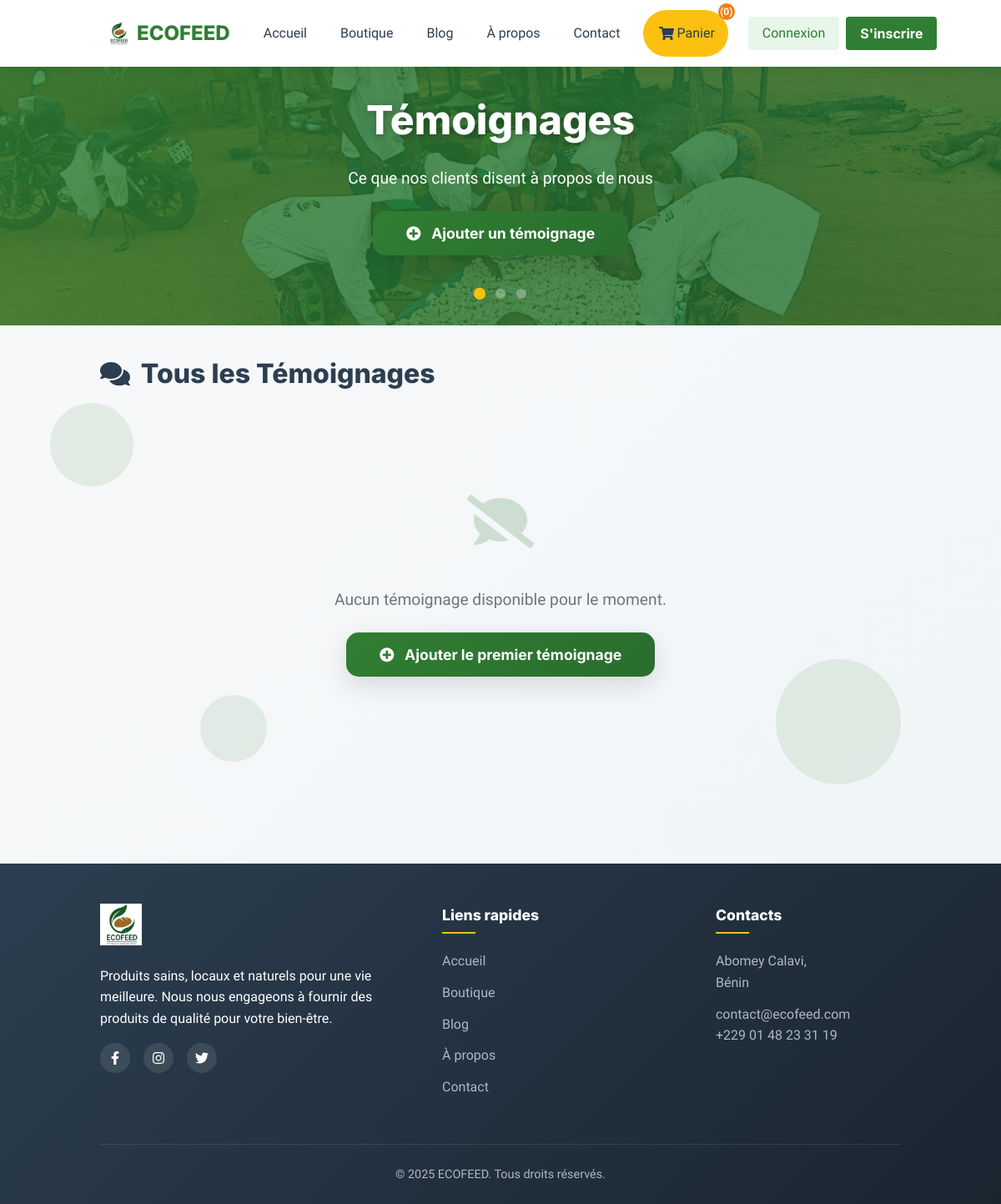
Before: /testimonials/ with the older database file.
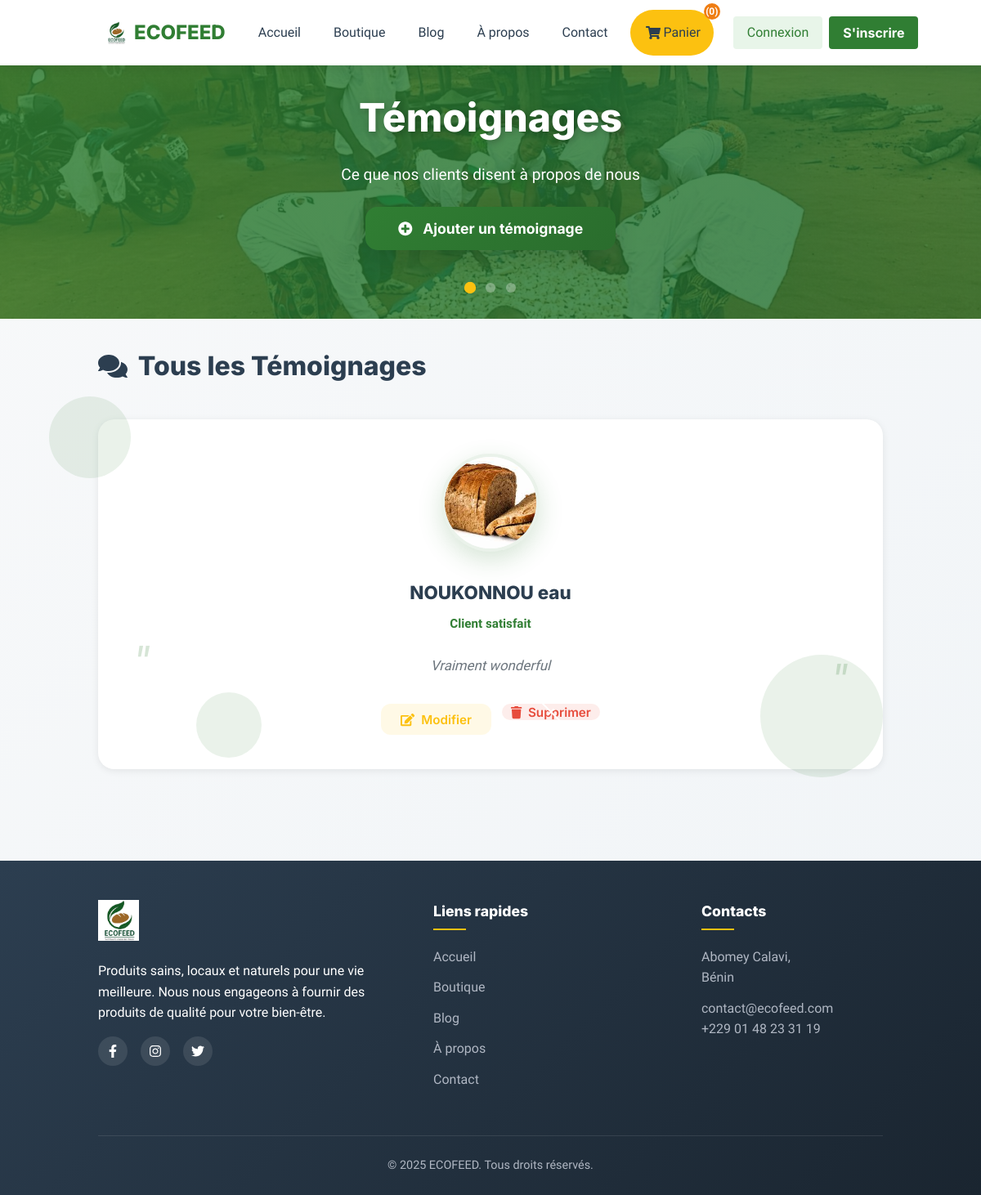
After: the same page with the newer database file.
### products/models.py (models this page shows, shortened)
class Testimonial(models.Model):
    name = models.CharField(max_length=100)
    content = models.TextField()
    photo = models.ImageField(upload_to='testimonials/', blank=True, null=True)
    date = models.DateField(default=timezone.now)

### products/views.py (the view)
# urls.py: path('testimonials/',views.testimonials,name="testimonials"),
def testimonials(request):
    return render(request, "products/testimonials.html", {
        "testimonials": Testimonial.objects.all(),
    })

### products/templates/products/testimonials.html (shortened to what this page needs)
{% extends 'base.html' %}
{% block content %}
<section class="hero-section">
  <div class="hero-background">
    <div class="hero-image hero-image-1 active"></div>
  </div>
  <div class="hero-content">
    <h1>Témoignages</h1>
    <p>Ce que nos clients disent à propos de nous</p>
    <button class="add-btn js-modal-trigger" data-target="createModal">
      <i class="fas fa-plus-circle"></i>
      Ajouter un témoignage
    </button>
  </div>
  <div class="hero-dots">
    <span class="hero-dot active" data-slide="0"></span>
    <span class="hero-dot" data-slide="1"></span>
    <span class="hero-dot" data-slide="2"></span>
  </div>
</section>
<section class="testimonial-content">
  <div class="floating-elements">
    <div class="floating-element"></div>
    <div class="floating-element"></div>
    <div class="floating-element"></div>
  </div>
  <div class="container">
    <h2 class="section-title">
      <i class="fas fa-comments"></i>
      Tous les Témoignages
    </h2>
    <div class="testimonials-grid">
      {% for testimonial in testimonials %}
      <div class="testimonial-card">
        {% if testimonial.photo %}
          <img class="testimonial-avatar" src="{{ testimonial.photo.url }}" alt="{{ testimonial.name }}">
        {% else %}
          <img class="testimonial-avatar" src="https://images.unsplash.com/photo-1494790108755-2616b612b786?ixlib=rb-4.0.3&auto=format&fit=crop&w=256&q=80" alt="Photo par défaut">
        {% endif %}
        <h3 class="testimonial-name">{{ testimonial.name }}</h3>
        <span class="testimonial-role">Client satisfait</span>
        <p class="testimonial-content-text">
          {{ testimonial.content }}
        </p>
        <div class="action-buttons">
          <button
            class="action-btn edit js-modal-trigger-edit"
            data-target="editModal"
            data-id="{{ testimonial.id }}"
            data-name="{{ testimonial.name|escapejs }}"
            data-content="{{ testimonial.content|escapejs }}"
            data-photo="{% if testimonial.photo %}{{ testimonial.photo.url }}{% endif %}"
          >
            <i class="fas fa-edit"></i>
            Modifier
          </button>
          <button
            class="action-btn delete js-modal-trigger-delete"
            data-target="deleteModal"
            data-id="{{ testimonial.id }}"
          >
            <i class="fas fa-trash"></i>
            Supprimer
          </button>
        </div>
      </div>
      {% empty %}
      <div class="empty-state">
        <div class="empty-icon">
          <i class="fas fa-comment-slash"></i>
        </div>
        <p class="empty-text">Aucun témoignage disponible pour le moment.</p>
        <button class="add-btn js-modal-trigger" data-target="createModal">
          <i class="fas fa-plus-circle"></i>
          Ajouter le premier témoignage
        </button>
      </div>
      {% endfor %}
    </div>
  </div>
</section>
{% endblock %}

### templates/base.html (shortened to what this page needs)
{% load static %}
<!DOCTYPE html>
<html lang="fr">
<head>
  <link rel="stylesheet" href="https://cdn.jsdelivr.net/npm/bulma@0.9.4/css/bulma.min.css">
</head>
<body>
  <nav class="navbar navbar-modern is-fixed-top" role="navigation" aria-label="main navigation">
    <div class="container">
      <div class="navbar-brand">
        <a class="navbar-item logo" href="{% url 'home' %}">
          <img src="{{ MEDIA_URL }}PROFIL_IMG/LOGO_V2.jpeg" alt="ECOFEED Logo">
          <span class="ml-2 font-inter">ECOFEED</span>
        </a>
      </div>
      <div id="mainNavbar" class="navbar-menu">
        <div class="navbar-start">
          <a class="navbar-item {% if request.resolver_match.url_name == 'home' %}is-active{% endif %}" href="{% url 'home' %}">
            Accueil
          </a>
          <a class="navbar-item {% if request.resolver_match.url_name == 'products' %}is-active{% endif %}" href="{% url 'products' %}">
            Boutique
          </a>
          <a class="navbar-item {% if request.resolver_match.url_name == 'blog' %}is-active{% endif %}" href="{% url 'blog' %}">
            Blog
          </a>
          <a class="navbar-item {% if request.resolver_match.url_name == 'about' %}is-active{% endif %}" href="{% url 'about' %}">
            À propos
          </a>
          <a class="navbar-item {% if request.resolver_match.url_name == 'contact' %}is-active{% endif %}" href="{% url 'contact' %}">
            Contact
          </a>
        </div>
        <div class="navbar-end">
          <a class="navbar-item cart-link" href="{% url 'cart' %}">
            <span class="icon">
              <i class="fas fa-shopping-cart"></i>
            </span>
            <span>Panier</span>
            <span class="cart-count">({{ request.session.cart|length|default:"0" }})</span>
          </a>
          {% if user.is_authenticated %}
            <div class="navbar-item has-dropdown is-hoverable">
                <span>{{ user.get_admin_display_name }}</span>
              </a>
              <div class="navbar-dropdown is-right">
                {% if user.is_admin %}
                  <div class="navbar-item admin-section">
                    <small class="has-text-weight-bold has-text-primary">ADMINISTRATION</small>
                  </div>
                  <a class="navbar-item" href="{% url 'admin_dashboard' %}">
                    <span class="icon">
                      <i class="fas fa-tachometer-alt"></i>
                    </span>
                    <span>Dashboard</span>
                  </a>
                  <hr class="navbar-divider">
                {% endif %}
                <div class="navbar-item user-section">
                  <small class="has-text-weight-bold">MON COMPTE</small>
                </div>
                <a class="navbar-item" href="{% url 'profile' %}">
                  <span class="icon">
                    <i class="fas fa-user"></i>
                  </span>
                  <span>Profil</span>
                </a>
                <a class="navbar-item" href="{% url 'payment_history' %}">
                  <span class="icon">
                    <i class="fas fa-history"></i>
                  </span>
                  <span>Historique</span>
                </a>
                {% if user.is_admin %}
                  <hr class="navbar-divider">
                  <div class="navbar-item">
                    <small class="has-text-weight-bold has-text-primary">ACTIONS RAPIDES</small>
                  </div>
                  {% for permission in user.admin_permissions %}
                    {% if permission == 'manage_products' %}
                      <a class="navbar-item" href="{% url 'products' %}">
                        <span class="icon">
                          <i class="fas fa-plus-circle has-text-success"></i>
                        </span>
                        <span>Ajouter produit</span>
                      </a>
                    {% elif permission == 'manage_orders' %}
                      <a class="navbar-item" href="#">
                        <span class="icon">
                          <i class="fas fa-shopping-cart has-text-info"></i>
                        </span>
                        <span>Voir commandes</span>
                      </a>
                    {% elif permission == 'manage_users' %}
                      <a class="navbar-item" href="#">
                        <span class="icon">
                          <i class="fas fa-users has-text-warning"></i>
                        </span>
                        <span>Gérer utilisateurs</span>
                      </a>
                    {% endif %}
                  {% endfor %}
                  {% if user.is_superadmin %}
                    <a class="navbar-item" href="{% url 'admin_register' %}">
                      <span class="icon">
                        <i class="fas fa-user-plus has-text-danger"></i>
                      </span>
                      <span>Nouvel admin</span>
                    </a>
                  {% endif %}
                {% endif %}
                <hr class="navbar-divider">
                <a class="navbar-item has-text-danger" href="{% url 'logout' %}">
                  <span class="icon">
                    <i class="fas fa-sign-out-alt"></i>
                  </span>
                  <span>Déconnexion</span>
                </a>
              </div>
            </div>
          {% else %}
            <div class="navbar-item">
              <div class="buttons">
                <a class="button is-light" href="{% url 'login' %}">
                  Connexion
                </a>
                <a class="button is-primary" href="{% url 'register' %}">
                  <strong>S'inscrire</strong>
                </a>
              </div>
            </div>
          {% endif %}
        </div>
      </div>
    </div>
  </nav>
  {% block content %}
  {% endblock content %}
  <footer class="footer footer-modern">
    <div class="container">
      <div class="columns is-multiline">
        <div class="column is-5">
          <div class="footer-logo">
            <img src="{{ MEDIA_URL }}PROFIL_IMG/LOGO_V2.jpeg" alt="ECOFEED Logo">
          </div>
          <p class="mb-4 font-quicksand">
            Produits sains, locaux et naturels pour une vie meilleure.
            Nous nous engageons à fournir des produits de qualité pour votre bien-être.
          </p>
          <div class="social-links">
            <a href="#" aria-label="Facebook">
              <i class="fab fa-facebook-f"></i>
            </a>
            <a href="#" aria-label="Instagram">
              <i class="fab fa-instagram"></i>
            </a>
            <a href="#" aria-label="Twitter">
              <i class="fab fa-twitter"></i>
            </a>
          </div>
        </div>
        <div class="column is-4">
          <h4 class="footer-title font-inter">Liens rapides</h4>
          <ul class="footer-links">
            <li><a href="{% url 'home' %}">Accueil</a></li>
            <li><a href="{% url 'products' %}">Boutique</a></li>
            <li><a href="{% url 'blog' %}">Blog</a></li>
            <li><a href="{% url 'about' %}">À propos</a></li>
            <li><a href="{% url 'contact' %}">Contact</a></li>
          </ul>
        </div>
        <div class="column is-3">
          <h4 class="footer-title font-inter">Contacts</h4>
          <div class="contact-info">
            <p>
              Abomey Calavi,<br>
              Bénin
            </p>
            <p class="mt-3">
              <a href="mailto:contact@ecofeed.com">
                contact@ecofeed.com
              </a>
            </p>
            <p>
              <a href="tel:+2290148233119">
                +229 01 48 23 31 19
              </a>
            </p>
          </div>
        </div>
      </div>
      <div class="footer-bottom">
        <div class="columns is-vcentered">
          <div class="column">
            <p>
              © 2025 ECOFEED. Tous droits réservés.
            </p>
          </div>
        </div>
      </div>
    </div>
  </footer>
</body>
</html>

### templates/base.html (style rules this page uses)
:root { --primary-green: #307E33; --primary-yellow: #FCC110; --primary-orange: #EF7D12; --primary-green-dark: #2a6d2d; --primary-green-light: #e8f5e9; --dark: #2c3e50; --light: #f8f9fa; --gray: #6c757d; --border: #e9ecef; --shadow: 0 4px 12px rgba(0, 0, 0, 0.08); }
body { font-family: 'Quicksand', 'Segoe UI', Roboto, sans-serif; font-weight: 400; background-color: var(--light); color: var(--dark); padding-top: 70px; line-height: 1.6; }
h1, h2, h3, h4, h5, h6, .title, .subtitle, .navbar-modern .navbar-brand .logo, .footer-title { font-family: 'Inter', sans-serif; font-weight: 800; }
.font-inter { font-family: 'Inter', sans-serif; font-weight: 800; }
.font-quicksand { font-family: 'Quicksand', sans-serif; }
.navbar-modern { background: white; box-shadow: var(--shadow); border-bottom: none; padding: 0.75rem 0; transition: all 0.3s ease; }
.navbar-modern .navbar-brand .logo { font-size: 1.5rem; color: var(--primary-green); }
.navbar-modern .navbar-brand img { height: 42px; transition: all 0.3s ease; }
.navbar-modern .navbar-item { font-family: 'Quicksand', sans-serif; font-weight: 500; color: var(--dark); padding: 0.5rem 1rem; margin: 0 0.25rem; border-radius: 6px; transition: all 0.2s ease; }
.navbar-modern .navbar-item.cart-link { position: relative; background-color: var(--primary-yellow); color: var(--dark); border-radius: 50px; padding: 0.5rem 1rem; margin-left: 0.5rem; transition: all 0.3s ease; }
.navbar-modern .navbar-item.cart-link .cart-count { position: absolute; top: -8px; right: -8px; background: var(--primary-orange); color: white; border-radius: 50%; width: 20px; height: 20px; font-size: 0.75rem; display: flex; align-items: center; justify-content: center; font-weight: bold; }
.button.is-primary { background-color: var(--primary-green); border-color: transparent; color: white; font-family: 'Inter', sans-serif; font-weight: 800; }
.button.is-light { background-color: var(--primary-green-light); color: var(--primary-green); font-family: 'Quicksand', sans-serif; font-weight: 500; }
.footer-modern { background: linear-gradient(135deg, var(--dark) 0%, #1a2530 100%); color: white; padding: 3rem 0 1.5rem; }
.footer-modern .footer-logo { margin-bottom: 1rem; }
.footer-modern .footer-logo img { height: 50px; }
.footer-modern .footer-title { color: white; font-size: 1.1rem; margin-bottom: 1.25rem; position: relative; padding-bottom: 0.5rem; }
.footer-modern .footer-title:after { content: ''; position: absolute; bottom: 0; left: 0; width: 40px; height: 2px; background: var(--primary-yellow); }
.footer-modern .footer-links { list-style: none; padding: 0; }
.footer-modern .footer-links li { margin-bottom: 0.75rem; }
.footer-modern .footer-links a { color: #b0b7c3; transition: all 0.2s ease; text-decoration: none; font-family: 'Quicksand', sans-serif; }
.footer-modern .social-links { display: flex; gap: 1rem; margin-top: 1rem; }
.footer-modern .social-links a { display: flex; align-items: center; justify-content: center; width: 36px; height: 36px; background: rgba(255, 255, 255, 0.1); border-radius: 50%; color: white; transition: all 0.3s ease; }
.footer-modern .contact-info p { color: #b0b7c3; font-family: 'Quicksand', sans-serif; line-height: 1.6; }
.footer-modern .contact-info a { color: #b0b7c3; text-decoration: none; transition: color 0.2s ease; font-family: 'Quicksand', sans-serif; }
.footer-modern .footer-bottom { border-top: 1px solid rgba(255, 255, 255, 0.1); margin-top: 2rem; padding-top: 1.5rem; text-align: center; color: #b0b7c3; font-size: 0.9rem; font-family: 'Quicksand', sans-serif; }

Changed rows visible on the page:
added Testimonial: photo (picture), name "NOUKONNOU eau", content "Vraiment wonderful"
Other visible differences:
text no longer shown: "Aucun témoignage disponible pour le moment. Ajouter le premier témoignage"
